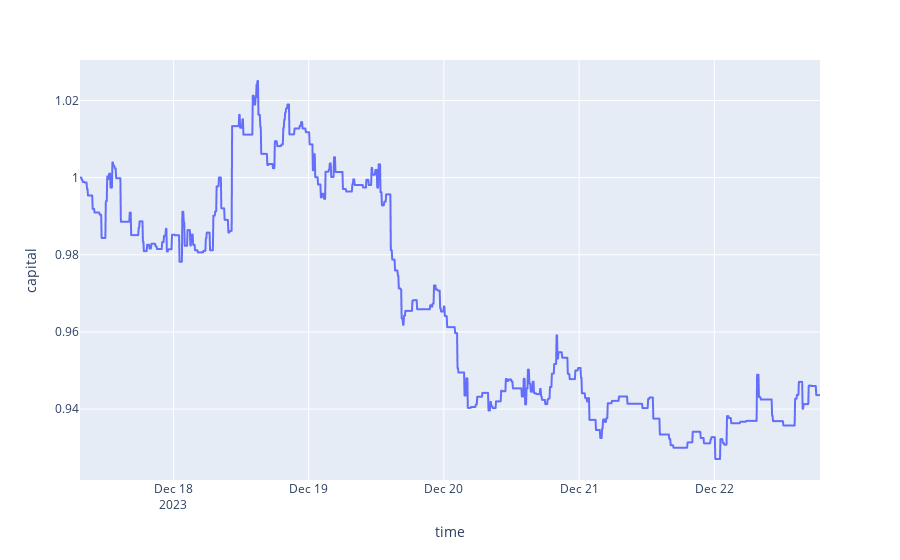

Notebook code for this chart:
### Code cell
capital = 1
df['capital'] = 0
df_len = df.shape[0]
capital_ls = []
price_in = None

for ix in range(0, df_len):
    if ix < df_len - 1:
        row = df.iloc[ix]
        next_row = df.iloc[ix + 1]
        best_ask = row['best_ask']
        
        if row['prediction'] == 1:
            if price_in == None:
                price_in = row['best_bid']
        else:
            if price_in:
                pnl = (price_in - best_ask) / price_in
                # alog.info((pnl, price_in, best_ask))
                capital = capital + (capital * pnl * (1 - 0.005))
                
            price_in = None
            
    #alog.info(capital)
    capital_ls.append(capital)

df['capital'] = np.asarray(capital_ls)
print(df)
px.line(df, y='capital', height=700)

### Figure 1 — Plotly figure (JSON) as saved in the notebook; plotly's stock layout.template omitted (floating-point values rounded to 4 significant figures; data arrays with more than 128 entries replaced by an {"elided": "..."} marker saying what was removed)
{"data": [{"hovertemplate": "time=%{x}<br>capital=%{y}<extra></extra>", "legendgroup": "", "line": {"color": "#636efa", "dash": "solid"}, "marker": {"symbol": "circle"}, "mode": "lines", "name": "", "showlegend": false, "type": "scattergl", "x": {"elided": "1572 str values"}, "xaxis": "x", "y": {"elided": "1572 float values"}, "yaxis": "y"}], "layout": {"autosize": true, "legend": {"tracegroupgap": 0}, "margin": {"t": 60}, "xaxis": {"anchor": "y", "autorange": true, "domain": [0, 1], "range": ["2023-12-17 07:25", "2023-12-22 18:45"], "title": {"text": "time"}, "type": "date"}, "yaxis": {"anchor": "x", "autorange": true, "domain": [0, 1], "range": [0.9216, 1.03], "title": {"text": "capital"}, "type": "linear"}}}
